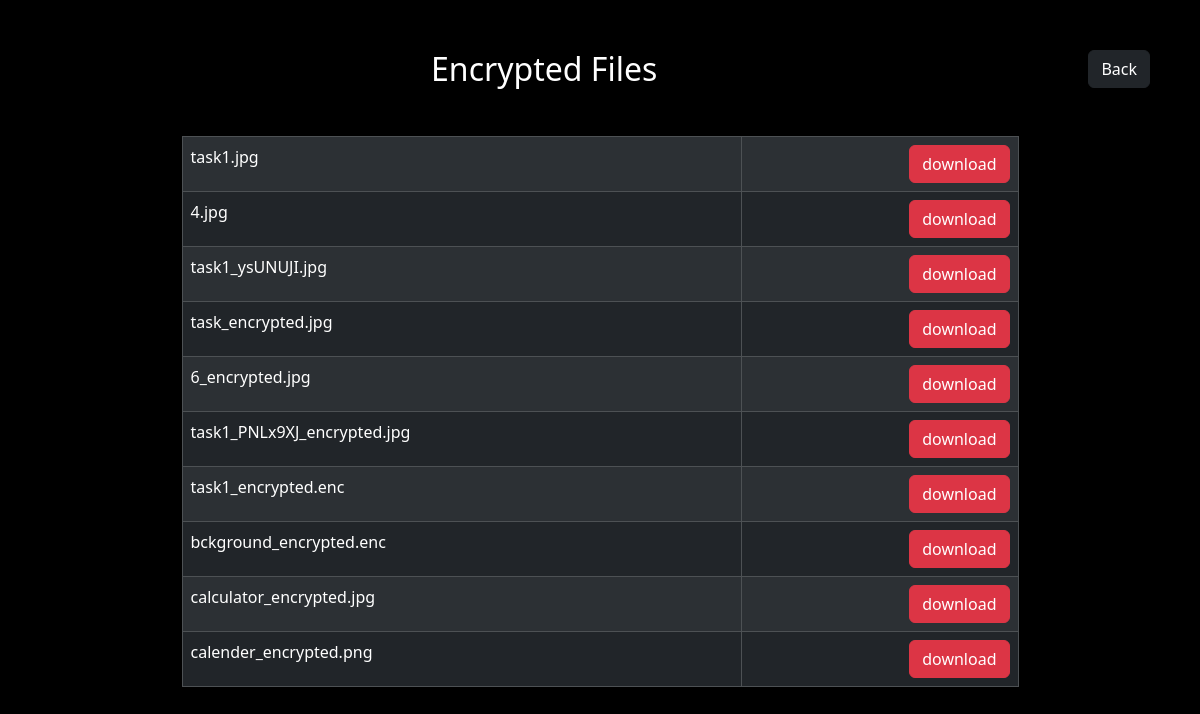
The app's page /select/ (signed in) with its own data.
### app/models.py (models this page shows, shortened)
class EncryptedFile(models.Model):
    algorithm_choices = [
        ('hashes.SHA256', 'hashes.SHA256'),
        ('RSA', 'RSA'),
        ('AES', 'AES'),
    ]
    user_id = models.ForeignKey(User, on_delete=models.CASCADE)
    file = models.FileField()
    password = models.CharField(max_length=100)
    algorith = models.CharField(max_length=20, choices=algorithm_choices)
    date = models.DateField(auto_now_add=True, null=True)
    publickey = models.TextField(max_length=512, null=True, blank=True)
    privatekey = models.TextField(max_length=512, null=True, blank=True)
    file_extension_name = models.TextField(max_length=512, null=True, blank=True)

### app/views.py (the view)
# urls.py: path('select/', views.select),
def select(request):
    tem = request.session['uid']
    vpro = User.objects.get(id=tem)
    encrypted_files = EncryptedFile.objects.filter(user_id=vpro)
    return render(request,'select.html',{'encrypted_files': encrypted_files})

### template/select.html (shortened to what this page needs)
<!DOCTYPE html>
<html lang="en">
    {% load static %}
<head>
    <link href="https://cdn.jsdelivr.net/npm/bootstrap@5.3.2/dist/css/bootstrap.min.css" rel="stylesheet">
</head>
<body>
  <a href="{% url 'userprofile' %}"><button class="btn btn-dark text-white float-end justify-content-around" style="margin-right: 50px;">Back</button></a>
    <div align="center" style="margin-top: 50px;">
    <h2 class="text-white">Encrypted Files</h2>
    <div class="container">
    <table class="table w-75 my-5 table-bordered table-striped table-hover table-dark">
        {% for encrypted_file in encrypted_files %}
        <tr>
          <td>{{ encrypted_file.file }}</td>
          <td align="end"><a href="{{ encrypted_file.file.url }}" download><button class="btn btn-danger ">download</button></a></td>
        </tr>
        {% endfor %}
    </table>
  </div>
    </div>
</body>
</html>

### template/select.html (style rules this page uses)
body { background-color: black; }
tr { background-color: white; }
a { text-decoration: none; color: black; font-size: 18px; }
td { height: 35px; padding-left: 50px; }

### records on screen
EncryptedFile: file "task1.jpg"
EncryptedFile: file "4.jpg"
EncryptedFile: file "task1_ysUNUJI.jpg"
EncryptedFile: file "task_encrypted.jpg"
EncryptedFile: file "6_encrypted.jpg"
EncryptedFile: file "task1_PNLx9XJ_encrypted.jpg"
EncryptedFile: file "task1_encrypted.enc"
EncryptedFile: file "bckground_encrypted.enc"
EncryptedFile: file "calculator_encrypted.jpg"
EncryptedFile: file "calender_encrypted.png"
